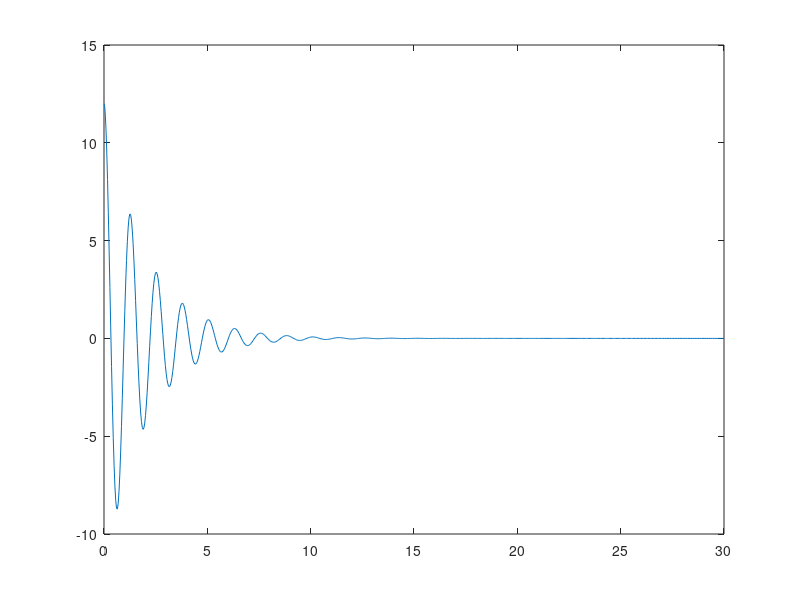

Source code (MATLAB):
close all;
m = 2;
k = 50;
c = 2;

DE = @(t, w) [w(2); (1/m)*(-k * w(1) - c*w(2))];

tspan = [0, 30];
y0 = 12;
w0 = [y0, 0];

[t, w] = ode45( DE, tspan, w0);
plot(t, w(:,1));
fprintf('Period = %.3f\n', 2*pi*sqrt(m/k));
